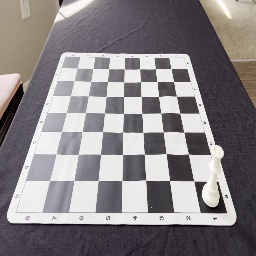
#> input picture dataset/256x256/images/set_1/IMG_1005/frame_16.jpg, 256 x 256 px
$ python -i svm_cross_val.py   (imports and definitions only)   (Python 2 division)   (older library calls are emulated)
#> lines starting #> are read from the running program, lines starting #| are printed output that depends on the picture
# %%
import pandas as pd
from sklearn import metrics
from sklearn.model_selection import cross_val_score
from sklearn.svm import SVC

import cv2
from tqdm import tqdm
import imutils
import numpy as np
import time

# %%
# [4 lines that did not run here, left out]

# %%
# grab the list of images that we'll be describing
# [1 line not run here, left out]
# initialize the raw pixel intensities matrix, the features matrix,
# and labels list
images = {}
features = {}
labels = {}
# [4 lines not run here, left out]

# %%
def image_to_feature_vector(image, size=(32, 32)):
	# resize the image to a fixed size, then flatten the image into
	# a list of raw pixel intensities
	return cv2.resize(image, size).flatten()

# %%
def extract_color_histogram(image, bins=(8, 8, 8)):
	# extract a 3D color histogram from the HSV color space using
	# the supplied number of `bins` per channel
	hsv = cv2.cvtColor(image, cv2.COLOR_BGR2HSV)
	hist = cv2.calcHist([hsv], [0, 1, 2], None, bins,
		[0, 180, 0, 256, 0, 256])
	# handle normalizing the histogram if we are using OpenCV 2.4.X
	if imutils.is_cv2():
		hist = cv2.normalize(hist)
	# otherwise, perform "in place" normalization in OpenCV 3 (I
	# personally hate the way this is done
	else:
		cv2.normalize(hist, hist)
	# return the flattened histogram as the feature vector
	return hist.flatten()

# %%
# loop over the input images
# [30 lines not run here, left out]

# %%
data = {'input_type': [], 'kernel': [], 'cross_time': [], 'cross_val_score': []}
# [27 lines not run here, left out]

# %%

>>> import cv2
>>> picture = cv2.imread('../dataset/256x256/images/set_1/IMG_1005/frame_16.jpg', cv2.IMREAD_GRAYSCALE)
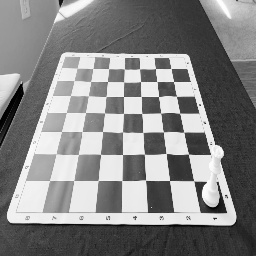
#> picture: shape (256, 256); min 0, max 255, mean 132.7
>>> result = extract_color_histogram(picture)
#> (the run stopped early here; a loop or call above may not have finished)

$ run again, on dataset/256x256/images/set_1/IMG_1005/frame_228.jpg
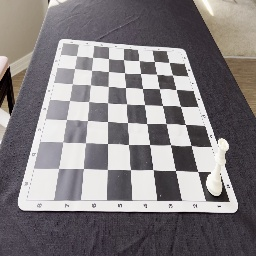
#> input picture dataset/256x256/images/set_1/IMG_1005/frame_228.jpg, 256 x 256 px
#> `picture = cv2.imread('../dataset/256x256/images/set_1/IMG_1005/frame_1..`:
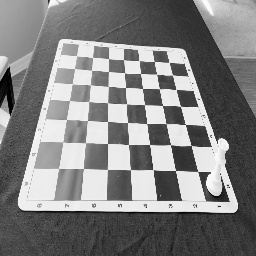
#> picture: shape (256, 256); min 0, max 255, mean 128.4
